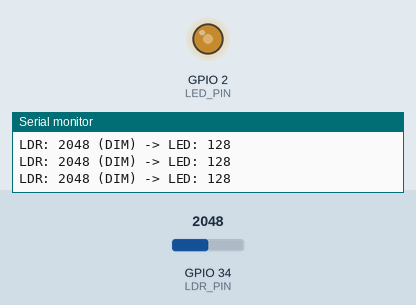
This program was run on a simulated ESP32. On the bench: output pins drawn as LEDs (lit = HIGH), the last lines printed to the serial monitor. The test bench sets the inputs (shaded band); at power-on: GPIO 34 (LDR_PIN) = 2048 (analog values on the 0–4095 scale).

Above: at 2.2 s.
2.3 s: GPIO 34 (LDR_PIN) set to 960
At 3.1 s:
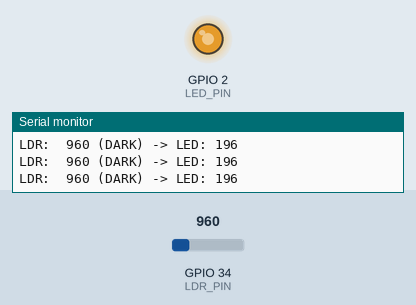
3.9 s: GPIO 34 (LDR_PIN) set to 3540
At 4.4 s:
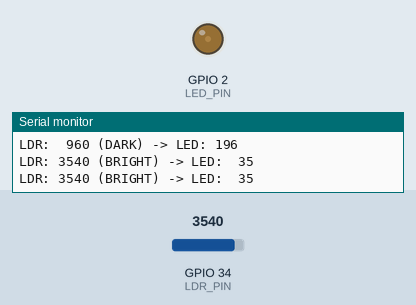
5.5 s: GPIO 34 (LDR_PIN) set to 1228
At 6.8 s:
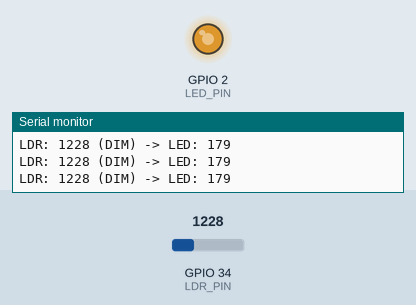
7.1 s: GPIO 34 (LDR_PIN) set to 2047
At 8.2 s:
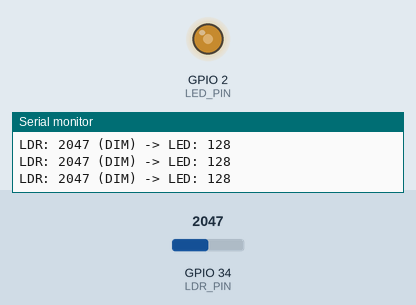
Timing chart, 0 to 9.7 s (numbered marks = the images above; inputs shaded):
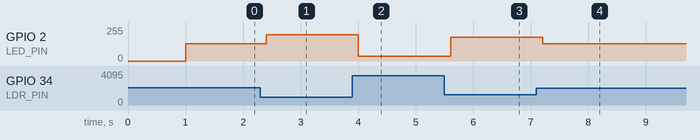

Measured:
- after the input at 2.3 s, GPIO 2 (LED_PIN): 128/255 → 196/255 after 0.10 s
- after the input at 3.9 s, GPIO 2 (LED_PIN): 196/255 → 35/255 after 0.11 s
- after the input at 5.5 s, GPIO 2 (LED_PIN): 35/255 → 179/255 after 0.11 s
- after the input at 7.1 s, GPIO 2 (LED_PIN): 179/255 → 128/255 after 0.11 s

The program:

main.cpp
```cpp
#include <Arduino.h>

#define LDR_PIN     34
#define LED_PIN     2

void setup() {
    Serial.begin(115200);
    delay(1000);
    Serial.println("Program 12: LDR Light Sensor - ESP32\n");

    pinMode(LED_PIN, OUTPUT);
    analogReadResolution(12);
}

void loop() {
    int ldr = analogRead(LDR_PIN);
    int brightness = map(ldr, 0, 4095, 255, 0);  // Invert: dark = bright LED

    #if ESP_ARDUINO_VERSION >= ESP_ARDUINO_VERSION_VAL(3, 0, 0)
        ledcAttach(LED_PIN, 5000, 8);
        ledcWrite(LED_PIN, brightness);
    #else
        analogWrite(LED_PIN, brightness);
    #endif

    const char* level;
    if (ldr < 1000) level = "DARK";
    else if (ldr < 2500) level = "DIM";
    else if (ldr < 3500) level = "NORMAL";
    else level = "BRIGHT";

    Serial.printf("LDR: %4d (%s) -> LED: %3d\n", ldr, level, brightness);
    delay(200);
}
```
